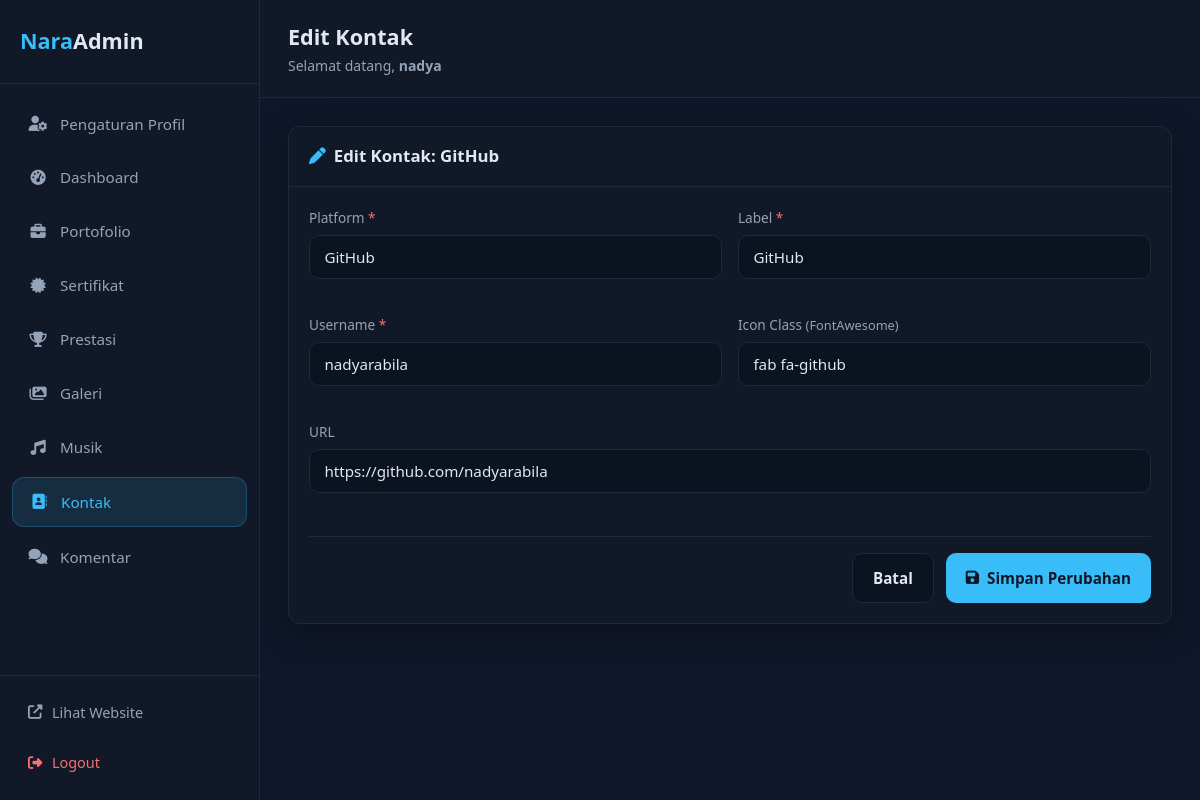
Page /admin/contacts/edit.php?id=1 (signed in) on the committed database.
### tables this page shows
CREATE TABLE `contacts` (
  `id` int(10) UNSIGNED NOT NULL,
  `platform` varchar(100) NOT NULL,
  `label` varchar(100) NOT NULL DEFAULT '',
  `username` varchar(255) NOT NULL,
  `url` varchar(500) DEFAULT NULL,
  `icon_class` varchar(100) NOT NULL DEFAULT 'fas fa-link'
);

### includes/contacts.php (called while the page is built, shortened)
<?php
function getContactById(int $id): ?array
{
    $pdo = getDBConnection();
    $stmt = $pdo->prepare('SELECT * FROM contacts WHERE id = ? LIMIT 1');
    $stmt->execute([$id]);
    $row = $stmt->fetch();
    return $row ?: null;
}

### includes/functions.php (called while the page is built, shortened)
<?php
function e(?string $value): string
{
    return htmlspecialchars((string) $value, ENT_QUOTES, 'UTF-8');
}

### admin/includes/init.php (called while the page is built, shortened)
<?php
function adminBaseUrl(): string
{
    static $base = null;
    if ($base !== null) {
        return $base;
    }
    $docRoot = str_replace('\\', '/', realpath($_SERVER['DOCUMENT_ROOT']) ?: '');
    $adminDir = str_replace('\\', '/', realpath(ADMIN_FS_PATH) ?: ADMIN_FS_PATH);
    $base = rtrim(str_replace($docRoot, '', $adminDir), '/');
    return $base;
}
function adminUrl(string $path = ''): string
{
    $path = ltrim($path, '/');
    $base = adminBaseUrl();
    return $path === '' ? $base : $base . '/' . $path;
}

### admin/contacts/edit.php (the view, shortened to what this page needs)
<?php
require_once dirname(__DIR__) . '/includes/init.php';
$id = (int) ($_GET['id'] ?? $_POST['id'] ?? 0);
$contact = getContactById($id);
require dirname(__DIR__) . '/partials/layout-start.php';
$val = function (string $key) use ($contact) {
    return (string) ($contact[$key] ?? '');
};
?>
<div class="panel-card">
    <div class="panel-header">
        <h2><i class="fas fa-pen"></i> Edit Kontak: <?= e($val('platform')) ?></h2>
    </div>
    <div class="panel-body">
        <form method="post" class="admin-form">
            <div class="form-grid">
                <div class="form-group">
                    <label for="platform">Platform <span class="required">*</span></label>
                    <input type="text" id="platform" name="platform" value="<?= e($val('platform')) ?>" required>
                </div>
                <div class="form-group">
                    <label for="label">Label <span class="required">*</span></label>
                    <input type="text" id="label" name="label" value="<?= e($val('label')) ?>" required>
                </div>
                <div class="form-group">
                    <label for="username">Username <span class="required">*</span></label>
                    <input type="text" id="username" name="username" value="<?= e($val('username')) ?>" required>
                </div>
                <div class="form-group">
                    <label for="icon_class">Icon Class <span class="hint">(FontAwesome)</span></label>
                    <input type="text" id="icon_class" name="icon_class" value="<?= e($val('icon_class')) ?>" placeholder="fab fa-github">
                </div>
                <div class="form-group form-full">
                    <label for="url">URL</label>
                    <input type="url" id="url" name="url" value="<?= e($val('url')) ?>" placeholder="https://...">
                </div>
            </div>
            <div class="form-actions">
                <a href="<?= e(adminUrl('contacts/index.php')) ?>" class="btn btn-secondary">Batal</a>
                <button type="submit" class="btn btn-primary"><i class="fas fa-save"></i> Simpan Perubahan</button>
            </div>
        </form>
    </div>
</div>
<?php require dirname(__DIR__) . '/partials/layout-end.php'; ?>

### admin/assets/css/admin.css (style rules this page uses)
:root { --admin-bg: #0f172a; --admin-bg-alt: #0b1220; --admin-card: #111827; --admin-card-hover: #1a2332; --admin-border: #1e293b; --admin-text: #e2e8f0; --admin-muted: #94a3b8; --admin-accent: #38bdf8; --admin-accent-hover: #0ea5e9; --admin-danger: #f87171; --admin-success: #4ade80; --admin-sidebar-w: 260px; --admin-radius: 12px; --admin-shadow: 0 8px 32px rgba(0, 0, 0, 0.35); --admin-font: 'Segoe UI', system-ui, -apple-system, sans-serif; }
*, *::before, *::after { box-sizing: border-box; margin: 0; padding: 0; }
html { font-size: 16px; }
body.admin-body { font-family: var(--admin-font); background: var(--admin-bg); color: var(--admin-text); line-height: 1.6; min-height: 100vh; }
a { color: var(--admin-accent); text-decoration: none; transition: color 0.2s; }
.panel-card { background: var(--admin-card); border: 1px solid var(--admin-border); border-radius: var(--admin-radius); margin-bottom: 1.25rem; box-shadow: var(--admin-shadow); overflow: hidden; }
.panel-header { padding: 1rem 1.25rem; border-bottom: 1px solid var(--admin-border); }
.panel-header h2 { font-size: 1.05rem; font-weight: 600; display: flex; align-items: center; gap: 0.5rem; }
.panel-header h2 i { color: var(--admin-accent); }
.panel-body { padding: 1.25rem; color: var(--admin-muted); }
.form-group { margin-bottom: 1.15rem; }
.form-group label { display: block; font-size: 0.85rem; color: var(--admin-muted); margin-bottom: 0.4rem; }
.btn { display: inline-flex; align-items: center; justify-content: center; gap: 0.5rem; padding: 0.75rem 1.25rem; border: none; border-radius: 10px; font-size: 0.95rem; font-weight: 600; font-family: inherit; cursor: pointer; transition: background 0.2s, transform 0.15s; }
.btn-primary { background: var(--admin-accent); color: #0f172a; }
.btn-secondary { background: var(--admin-bg-alt); color: var(--admin-text); border: 1px solid var(--admin-border); }
.admin-form .form-grid { display: grid; grid-template-columns: 1fr 1fr; gap: 1rem; }
.form-full { grid-column: 1 / -1; }
.admin-form label { display: block; font-size: 0.85rem; color: var(--admin-muted); margin-bottom: 0.4rem; }
.admin-form input[type="text"], .admin-form input[type="url"], .admin-form input[type="file"], .admin-form textarea { width: 100%; padding: 0.7rem 0.9rem; background: var(--admin-bg-alt); border: 1px solid var(--admin-border); border-radius: 10px; color: var(--admin-text); font-family: inherit; font-size: 0.95rem; }
.required { color: var(--admin-danger); }
.hint { font-weight: 400; color: var(--admin-muted); font-size: 0.8rem; }
.form-actions { display: flex; gap: 0.75rem; justify-content: flex-end; margin-top: 1.5rem; padding-top: 1rem; border-top: 1px solid var(--admin-border); }

### rows in the picture
contacts: platform "GitHub", label "GitHub", username "nadyarabila", icon_class "fab fa-github", url "https://github.com/nadyarabila"

### other values in the picture
$menuItem['label'] "Pengaturan Profil"
$menuItem['label'] "Dashboard"
$menuItem['label'] "Portofolio"
$menuItem['label'] "Sertifikat"
$menuItem['label'] "Prestasi"
$menuItem['label'] "Galeri"
$menuItem['label'] "Musik"
$menuItem['label'] "Kontak"
$menuItem['label'] "Komentar"
$pageTitle "Edit Kontak"
currentAdminUsername() "nadya"
